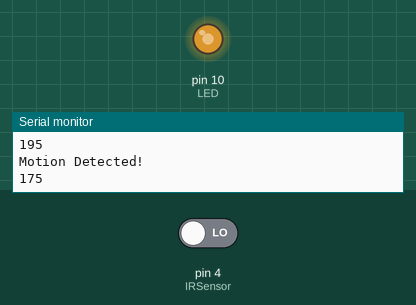
Recording of a sketch running on a simulated Arduino Uno, built with avr-gcc and run on an emulated ATmega328P. On the bench: output pins drawn as LEDs (lit = HIGH), the last lines printed to the serial monitor. Inputs (shaded band) come from the test bench; at power-on: pin 4 (IRSensor) LOW.

Above: at 2.5 s.
4.1 s: pin 4 (IRSensor) driven HIGH
At 5.7 s:
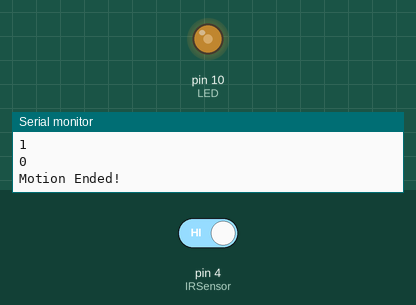
6.3 s: pin 4 (IRSensor) driven LOW
At 6.44 s:
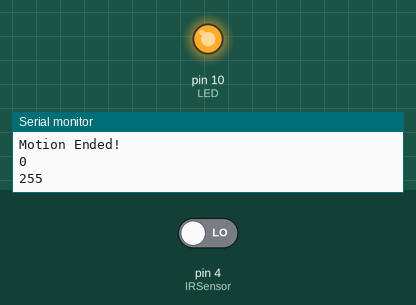
Timing chart, 0 to 15.8 s (numbered marks = the images above; inputs shaded):
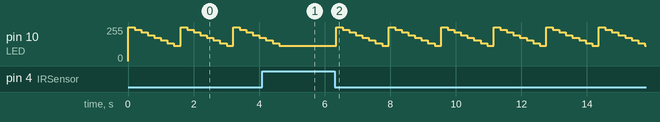

Measured:
- after the input at 4.1 s, pin 10 (LED): goes on until 4.6 s, then stays 115/255
- after the input at 6.3 s, pin 10 (LED): 115/255 → 255/255 after 0.05 s, then repeats every 1.6 s: 235/255 0.20 s, 215/255 0.20 s, 195/255 0.20 s, 175/255 0.20 s, 155/255 0.20 s, 135/255 0.20 s, 115/255 0.20 s, 255/255 0.20 s
- by itself, pin 10 (LED): repeats every 1.6 s: 235/255 0.20 s, 215/255 0.20 s, 195/255 0.20 s, 175/255 0.20 s, 155/255 0.20 s, 135/255 0.20 s, 115/255 0.20 s, 255/255 0.20 s

The sketch:

IR_Sensor_code_with_intensity.ino
```cpp
// Proper and final code for the IR Sensor
int IRSensor = 4;  // connect IR sensor module to Arduino pin D9
int LED = 10;     // connect LED to Arduino pin 13
int MotionSensor = 5;
// int ledval = 0;
// int ledval1 = 0;

// int ledval = 255;

void setup() {
  Serial.begin(9600);                // Init Serial at 115200 Baud Rate.
  Serial.println("Serial Working");  // Test to check if serial is working or not
  pinMode(IRSensor, INPUT);
  // pinMode(MotionSensor, INPUT);        // IR Sensor pin INPUT
  pinMode(LED, OUTPUT);              // LED Pin Output
}

void loop() {
  int sensorStatus = digitalRead(IRSensor);  // Set the GPIO as Input
  // int sensorStatus1 = digitalRead(MotionSensor);
  Serial.println(sensorStatus);
  if (sensorStatus == 1)  // Check if the pin high or not
  {
    // if the pin is high turn off the onboard Led
     //else turn on the onboard LED
     for (int ledval = 0; ledval <= 255; ledval += 250) {
      Serial.println(ledval);
      // delay(0);
      // analogWrite(LED, HIGH);              // LED High
      Serial.println("Motion Ended!");  // print Motion Ended! on the serial monitor window
     }
  } else if (sensorStatus == 0) {
 // if the pin is high turn off the onboard Led
      for (int ledval = 255; ledval >= 100; ledval -= 20) {
      Serial.println(ledval);
      analogWrite(LED, ledval);           // LED LOW
      delay(200);
      Serial.println("Motion Detected!");  // print Motion Detected! on the serial monitor window
    }
    // delay(100);
  }


//   // Code for the Motion Sensor
// if (sensorStatus == 1) {
//   for (int ledval = 0; ledval <= 255; ledval += 250) {
//       Serial.println(ledval);
//       // delay(0);
//       // analogWrite(LED, HIGH);              // LED High
//       Serial.println("Motion Ended!");  // print Motion Ended! on the serial monitor window
//   }
// }
// else if (sensorStatus == 1) {
//   for (int ledval1 = 255; ledval <= 100; ledval -= 20) {
//   Serial.println(ledval1);
//   analogWrite(LED, ledval1);
//   delay(200);
//   }
// }
}
```
